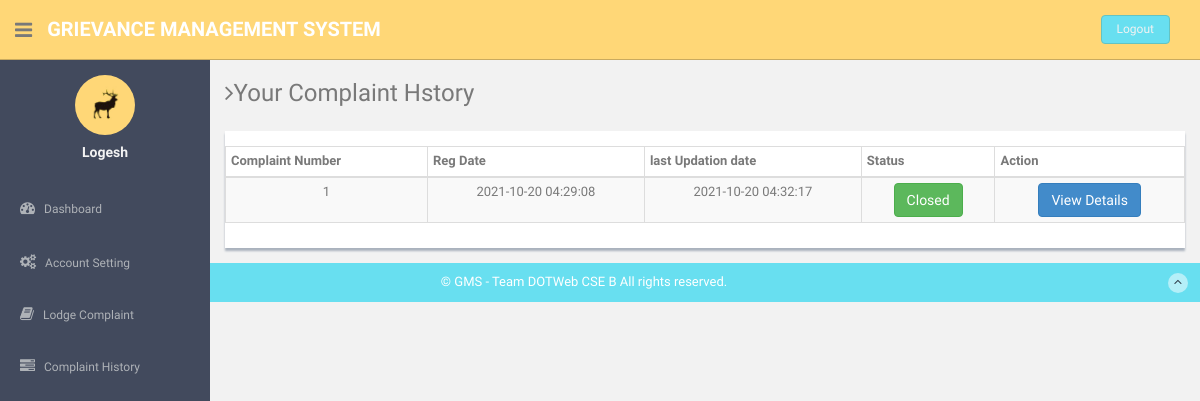
Page /users/complaint-history.php (signed in) on the committed database.
### tables this page shows
CREATE TABLE `users` (
  `id` int(11) NOT NULL,
  `fullName` varchar(255) DEFAULT NULL,
  `userEmail` varchar(255) DEFAULT NULL,
  `password` varchar(255) DEFAULT NULL,
  `contactNo` bigint(11) DEFAULT NULL,
  `address` tinytext DEFAULT NULL,
  `State` varchar(255) DEFAULT NULL,
  `country` varchar(255) DEFAULT NULL,
  `pincode` int(6) DEFAULT NULL,
  `userImage` varchar(255) DEFAULT NULL,
  `regDate` timestamp NOT NULL DEFAULT current_timestamp(),
  `updationDate` timestamp NOT NULL DEFAULT '0000-00-00 00:00:00' ON UPDATE current_timestamp(),
  `status` int(1) NOT NULL
);

CREATE TABLE `tblcomplaints` (
  `complaintNumber` int(11) NOT NULL,
  `userId` int(11) NOT NULL,
  `category` int(11) NOT NULL,
  `subcategory` varchar(255) NOT NULL,
  `complaintType` varchar(255) NOT NULL,
  `state` varchar(255) NOT NULL,
  `noc` varchar(255) NOT NULL,
  `complaintDetails` mediumtext NOT NULL,
  `complaintFile` varchar(255) DEFAULT NULL,
  `regDate` timestamp NOT NULL DEFAULT current_timestamp(),
  `status` varchar(50) DEFAULT NULL,
  `lastUpdationDate` timestamp NOT NULL DEFAULT '0000-00-00 00:00:00' ON UPDATE current_timestamp()
);

### users/complaint-history.php (the view, shortened to what this page needs)
<?php
include('includes/config.php');
if(strlen($_SESSION['login'])==0)
  {
header('location:index.php');
}
else{
?>
<!DOCTYPE html>
<html lang="en">
  <head>
    <link href="assets/css/bootstrap.css" rel="stylesheet">
    <link href="assets/font-awesome/css/font-awesome.css" rel="stylesheet" />
    <link href="assets/css/style.css" rel="stylesheet">
    <link href="assets/css/style-responsive.css" rel="stylesheet">
    <link href="assets/css/table-responsive.css" rel="stylesheet">
  </head>
  <body>
  <section id="container" >
<?php include("includes/header.php");?>
<?php include("includes/sidebar.php");?>
      <section id="main-content">
          <section class="wrapper">
          	<h3><i class="fa fa-angle-right"></i>Your Complaint Hstory</h3>
		  		<div class="row mt">
			  		<div class="col-lg-12">
                      <div class="content-panel">
                          <section id="unseen">
                            <table class="table table-bordered table-striped table-condensed">
                              <thead>
                              <tr>
                                  <th>Complaint Number</th>
                                  <th>Reg Date</th>
                                  <th>last Updation date</th>
                                  <th >Status</th>
                                  <th>Action</th>
                              </tr>
                              </thead>
                              <tbody>
  <?php $query=mysqli_query($bd, "select * from tblcomplaints where userId='".$_SESSION['id']."'");
while($row=mysqli_fetch_array($query))
{
  ?>
                              <tr>
                                  <td align="center"><?php echo htmlentities($row['complaintNumber']);?></td>
                                  <td align="center"><?php echo htmlentities($row['regDate']);?></td>
                                 <td align="center"><?php echo  htmlentities($row['lastUpdationDate']);
                                 ?></td>
                                  <td align="center"><?php
                                    $status=$row['status'];
                                    { ?>
<?php }
if($status=="closed") {
?>
<button type="button" class="btn btn-success">Closed</button>
<?php } ?>
                                   <td align="center">
                                   <a href="complaint-details.php?cid=<?php echo htmlentities($row['complaintNumber']);?>">
<button type="button" class="btn btn-primary">View Details</button></a>
                                   </td>
                                </tr>
                              <?php } ?>
                              </tbody>
                          </table>
                          </section>
                  </div>
               </div>
		  	</div>
		</section><! --/wrapper -->
      </section>
<?php include("includes/footer.php");?>
  </section>
  </body>
</html>
<?php } ?>

### users/includes/sidebar.php (shortened to what this page needs)
<aside>
          <div id="sidebar"  class="nav-collapse ">
              <ul class="sidebar-menu" id="nav-accordion">
              	  <p class="centered"><a href="profile.html"><img src="assets/img/ui-sam.jpg" class="img-circle" width="60"></a></p>
                   <?php $query=mysqli_query($bd, "select fullName from users where userEmail='".$_SESSION['login']."'");
 while($row=mysqli_fetch_array($query))
 {
 ?>
              	  <h5 class="centered"><?php echo htmlentities($row['fullName']);?></h5>
                  <?php } ?>
                  <li class="mt">
                      <a href="dashboard.php">
                          <i class="fa fa-dashboard"></i>
                          <span>Dashboard</span>
                      </a>
                  </li>
                  <li class="sub-menu">
                      <a href="javascript:;" >
                          <i class="fa fa-cogs"></i>
                          <span>Account Setting</span>
                      </a>
                  </li>
                  <li class="sub-menu">
                      <a href="register-complaint.php" >
                          <i class="fa fa-book"></i>
                          <span>Lodge Complaint</span>
                      </a>
                    </li>
                  <li class="sub-menu">
                      <a href="complaint-history.php" >
                          <i class="fa fa-tasks"></i>
                          <span>Complaint History</span>
                      </a>
                  </li>
              </ul>
          </div>
      </aside>

### users/assets/css/style.css (style rules this page uses)
body { color: #797979; background: #f2f2f2; font-family: 'Ruda', sans-serif; padding: 0px !important; margin: 0px !important; font-size:13px; }
ul li { list-style: none; }
a, a:hover, a:focus { text-decoration: none; outline: none; }
#container { width: 100%; height: 100%; }
.centered { text-align: center; }
.mt { margin-top: 25px; }
#sidebar { width: 210px; height: 100%; position: fixed; background: #424a5d; }
#sidebar h5 { color: #f2f2f2; font-weight: 700; }
#sidebar ul li { position: relative; }
ul.sidebar-menu , ul.sidebar-menu li ul.sub { margin: -2px 0 0; padding: 0; }
ul.sidebar-menu { margin-top: 75px; }
ul.sidebar-menu li { margin-bottom: 5px; margin-left:10px; margin-right:10px; }
ul.sidebar-menu li.sub-menu { line-height: 15px; }
ul.sidebar-menu li a span { display: inline-block; }
ul.sidebar-menu li a { color: #aeb2b7; text-decoration: none; display: block; padding: 15px 0 15px 10px; font-size: 12px; outline: none; -webkit-transition: all 0.3s ease; -moz-transition: all 0.3s ease; -o-transition: all 0.3s ease; -ms-transition: all 0.3s ease; transition: all 0.3s ease; }
ul.sidebar-menu li a i { font-size: 15px; padding-right: 6px; }
#main-content { margin-left: 210px; }
.wrapper { display: inline-block; margin-top: 60px; padding-left: 15px; padding-right: 15px; padding-bottom: 15px; padding-top: 0px; width: 100%; }
.content-panel { background: #ffffff; box-shadow: 0px 3px 2px #aab2bd; padding-top: 15px; padding-bottom: 5px; }

### rows in the picture
users: fullName "Logesh"
tblcomplaints: complaintNumber "1", regDate "2021-10-20 04:29:08", lastUpdationDate "2021-10-20 04:32:17", status "Closed"
